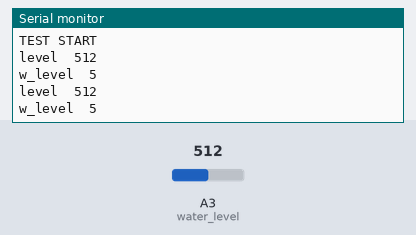
This sketch was run on a simulated Arduino Uno, built with avr-gcc and run on an emulated ATmega328P. On the bench: the last lines printed to the serial monitor. The inputs (shaded band) are chosen by the test bench; at power-on: A3 (water_level) = 512.

Above: at 2.8 s.
2.9 s: A3 (water_level) set to 716
At 4.4 s:
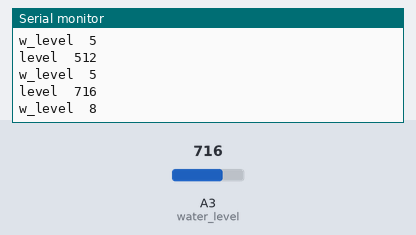
5.6 s: A3 (water_level) set to 900
At 7.1 s:
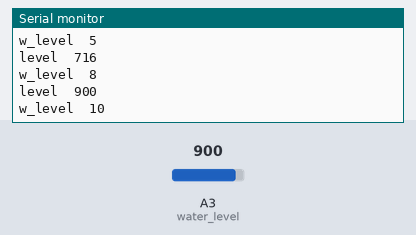
Timing chart, 0 to 8.6 s (numbered marks = the images above; inputs shaded):
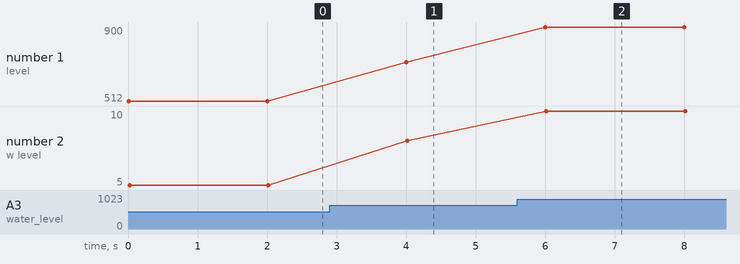

Measured:
- after the input at 2.9 s, the serial monitor: prints a new line after 1.1 s (image 1)
- after the input at 5.6 s, the serial monitor: prints a new line after 0.40 s (image 2)
- plotted number 1: 512 → 716 after the input at 2.9 s, 716 → 900 after the input at 5.6 s
- plotted number 2: 5 → 8 after the input at 2.9 s, 8 → 10 after the input at 5.6 s

The sketch:

waterlevel.ino
```cpp
const int water_level = A3;
unsigned int w_level = 0;

void setup()
{
  Serial.begin(9600);
  Serial.println("TEST START");
  pinMode(water_level,INPUT);

}

void loop()
{
   unsigned int level = analogRead(water_level);
   Serial.print("level  ");
   Serial.println(level);
   w_level = map(level,0,530,0,6);
   Serial.print("w_level  ");
   Serial.println(w_level);
   delay(2000);
}
```
